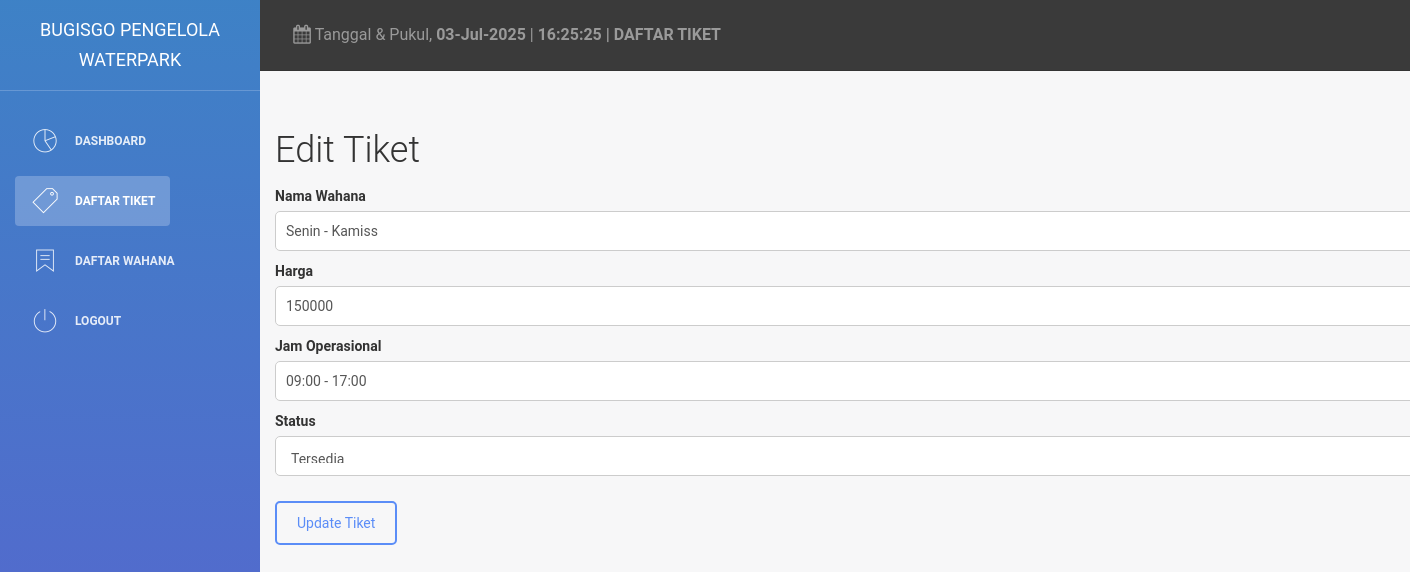
The app's page /admin/edit_tiket_pengelola.php?tiketID=6 (signed in) with its own data.
### tables this page shows
CREATE TABLE `tiket` (
  `tiketID` int(11) NOT NULL,
  `namaWahana` varchar(100) NOT NULL,
  `harga` double NOT NULL,
  `jamOperasional` varchar(50) NOT NULL,
  `status` enum('tersedia','habis') NOT NULL
);

### admin/edit_tiket_pengelola.php (the view, shortened to what this page needs)
<?php
include('koneksi.php');
if (isset($_GET['tiketID'])) {
    $tiketID = $_GET['tiketID'];
    $editQuery = "SELECT * FROM tiket WHERE tiketID = $tiketID";
    $editResult = $conn->query($editQuery);
    $editTicket = $editResult->fetch_assoc();
} else {
    header("Location: daftar_tiket.php");
    exit;
}
?>
<!DOCTYPE html>
<html lang="id">
<head>
    <link rel="stylesheet" href="assets/css/dashboard.css">
    <link href="https://cdn.jsdelivr.net/npm/bootstrap@5.3.0-alpha1/dist/css/bootstrap.min.css" rel="stylesheet" />
    <link href="assets/css/bootstrap.min.css" rel="stylesheet" />
    <link href="assets/css/animate.min.css" rel="stylesheet" />
    <link href="assets/css/light-bootstrap-dashboard.css?v=1.4.0" rel="stylesheet" />
    <link href="assets/css/demo.css" rel="stylesheet" />
    <link href="http://maxcdn.bootstrapcdn.com/font-awesome/4.2.0/css/font-awesome.min.css" rel="stylesheet">
    <link href='assets/fonts/Pe-icon-7-stroke' rel='stylesheet' type='text/css'>
    <link href="assets/css/pe-icon-7-stroke.css" rel="stylesheet" />
</head>
<body>
<div class="wrapper">
       <div class="sidebar" data-color="blue" data-image="images/bugisgo.jpg">
        <div class="sidebar-wrapper">
            <div class="logo">
                <a href="pengelola_dashboard.php" class="simple-text">
                BugisGo Pengelola Waterpark
                </a>
            </div>
            <ul class="nav">
                <?php if ($_SESSION['role'] == 'pengelola') { ?>
                    <li>
                    <li >
                        <a href="pengelola_dashboard.php">
                            <i class="pe-7s-graph"></i>
                            <p>Dashboard</p>
                        </a>
                    </li>
                    <li class="active">
                        <a href="daftar_tiket_pengelola.php">
                            <i class="pe-7s-ticket"></i>
                            <p>Daftar Tiket</p>
                        </a>
                    </li>
                    <li>
                        <a href="wahana_pengelola.php">
                            <i class="pe-7s-ribbon"></i>
                            <p>Daftar Wahana</p>
                        </a>
                    </li>
                <?php } ?>
                <li>
                    <a href="logout.php">
                        <i class="pe-7s-power"></i>
                        <p>Logout</p>
                    </a>
                </li>
            </ul>
        </div>
    </div>
        <div class="main-panel">
            <nav class="navbar navbar-default navbar-fixed">
                <div class="container-fluid">
                    <div class="collapse navbar-collapse">
                        <ul class="nav navbar-nav navbar-left">
                            <li>
                                <a href="#">
                                    <i class="fa fa-calendar"></i>
                                    <?php
                                    $tanggal = mktime(date("m"), date("d"), date("Y"));
                                    echo "Tanggal & Pukul, <b>" . date("d-M-Y", $tanggal) . "</b> ";
                                    $jam = date("H:i:s");
                                    echo "| <b>" . $jam . " | DAFTAR TIKET" . "</b>";
                                    ?>
                                </a>
                            </li>
                        </ul>
                    </div>
                </div>
            </nav>
    <div class="container mt-5">
        <h2>Edit Tiket</h2>
        <form action="proses/proses_edit_tiket_pengelola.php" method="POST" enctype="multipart/form-data">
            <div class="mb-3">
                <label for="namaWahana" class="form-label">Nama Wahana</label>
                <input type="text" class="form-control" id="namaWahana" name="namaWahana" value="<?php echo $editTicket['namaWahana']; ?>" required>
            </div>
            <div class="mb-3">
                <label for="harga" class="form-label">Harga</label>
                <input type="number" class="form-control" id="harga" name="harga" value="<?php echo $editTicket['harga']; ?>" required>
            </div>
            <div class="mb-3">
                <label for="jamOperasional" class="form-label">Jam Operasional</label>
                <input type="text" class="form-control" id="jamOperasional" name="jamOperasional" value="<?php echo $editTicket['jamOperasional']; ?>" required>
            </div>
            <div class="mb-3">
                <label for="status" class="form-label">Status</label>
                <select class="form-control" id="status" name="status" required>
                    <option value="tersedia" <?php echo $editTicket['status'] == 'tersedia' ? 'selected' : ''; ?>>Tersedia</option>
                </select>
            </div>
            <button type="submit" name="update_tiket" class="btn btn-primary">Update Tiket</button>
        </form>
    </div>
</body>
</html>

### admin/assets/css/dashboard.css (style rules this page uses)
body, .container-fluid { padding: 0; margin: 0; }
.sidebar { position: fixed; top: 0; bottom: 0; right: auto; left: 0; width: 260px; display: block; z-index: 1; color: #fff; font-weight: 200; background-size: cover; background-position: center center; }
.sidebar .sidebar-wrapper { position: relative; max-height: calc(100vh - 75px); min-height: 100%; overflow: auto; width: 260px; z-index: 4; padding-bottom: 100px; }
.sidebar .logo { padding: 10px 15px; border-bottom: 1px solid rgba(255, 255, 255, 0.2); }
.sidebar .logo .simple-text { text-transform: uppercase; padding: 5px 0px; display: block; font-size: 18px; color: #FFFFFF; text-align: center; font-weight: 400; line-height: 30px; }
.sidebar .nav { margin-top: 20px; float: none; }
.sidebar .nav li > a { color: #FFFFFF; margin: 5px 15px; opacity: .86; border-radius: 4px; display: block; }
.sidebar .nav li.active > a { color: #FFFFFF; opacity: 1; background: rgba(255, 255, 255, 0.23); }
.sidebar .nav p { margin: 0; line-height: 30px; font-size: 12px; font-weight: 600; text-transform: uppercase; margin-left: 45px; }
.sidebar .nav i { font-size: 28px; float: left; margin-right: 15px; line-height: 30px; width: 30px; text-align: center; }
.sidebar:after, .sidebar:before { display: block; content: ""; position: absolute; width: 100%; height: 100%; top: 0; left: 0; z-index: 2; }
.sidebar:before { opacity: .33; background: #000000; }
.sidebar:after { background: #787878; background: -moz-linear-gradient(top, #787878 0%, #343434 100%); background: -webkit-gradient(linear, left top, left bottom, color-stop(0%, #787878), color-stop(100%, #343434)); background: -webkit-linear-gradient(top, #787878 0%, #343434 100%); background: -o-linear-gradient(top, #787878 0%, #343434 100%); background: -ms-linear-gradient(top, #787878 0%, #343434 100%); background: linear-gradient(to bottom, #787878 0%, #343434 100%); background-size: 150% 150%; z-index: 3; opacity: 1; }
.sidebar[data-image]:after, .sidebar.has-image:after { opacity: .77; }
.sidebar[data-color="blue"]:after { background: #1F77D0; background: -moz-linear-gradient(top, #1F77D0 0%, #533ce1 100%); background: -webkit-gradient(linear, left top, left bottom, color-stop(0%, #1F77D0), color-stop(100%, #533ce1)); background: -webkit-linear-gradient(top, #1F77D0 0%, #533ce1 100%); background: -o-linear-gradient(top, #1F77D0 0%, #533ce1 100%); background: -ms-linear-gradient(top, #1F77D0 0%, #533ce1 100%); background: linear-gradient(to bottom, #1F77D0 0%, #533ce1 100%); background-size: 150% 150%; }
.main-panel { position: relative; z-index: 2; float: right; width: calc(100% - 260px); }
.main-panel .navbar { margin-bottom: 0; }
.sidebar, .main-panel { max-height: 100%; height: 100%; -webkit-transition-property: top,bottom; transition-property: top,bottom; -webkit-transition-duration: .2s,.2s; transition-duration: .2s,.2s; -webkit-transition-timing-function: linear,linear; transition-timing-function: linear,linear; -webkit-overflow-scrolling: touch; }
.navbar { background-color: #3a3a3a; color: white; }

### admin/assets/css/demo.css (style rules this page uses)
input, select, button { margin: 0; padding: 10px; font-size: 14px; border-radius: 5px; }
.form-control { width: 100%; padding: 12px 15px; border: 1px solid #ccc; border-radius: 5px; font-size: 14px; margin-bottom: 10px; }
.btn { padding: 10px 20px; margin-top: 15px; border-radius: 5px; }
.btn-primary, .btn-secondary { width: auto; margin-right: 10px; }
input[type="text"], input[type="number"], select { width: 100%; padding: 10px; }
select { font-size: 14px; }
body, .container-fluid { padding: 0; margin: 0; }
.navbar { background-color: #3a3a3a; color: white; }

### records on screen
tiket: namaWahana "Senin - Kamiss", harga "150000", jamOperasional "09:00 - 17:00", status "Tersedia"
